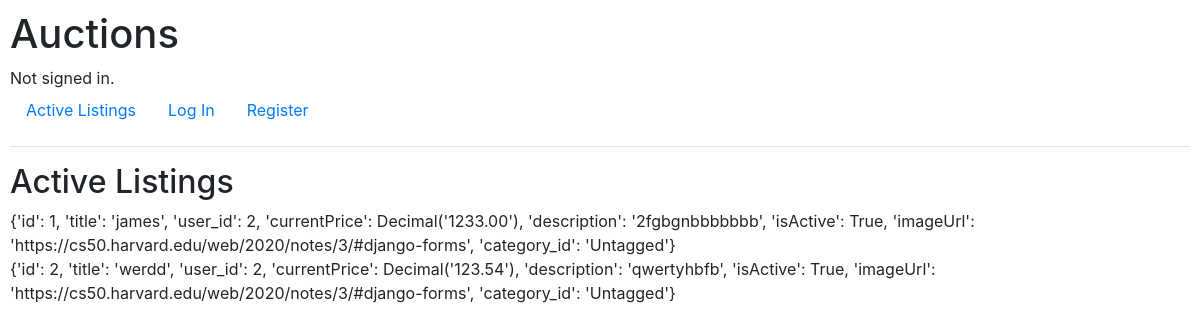
Before: / with the older database file.
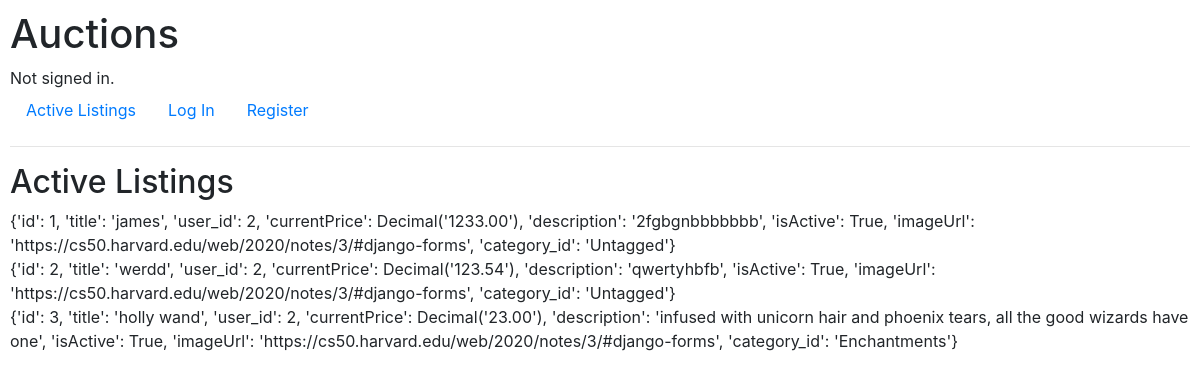
After: the same page with the newer database file.
### auctions/models.py (models this page shows, shortened)
class Listing(models.Model):
	title = models.CharField("Listing Title",max_length=100)
	user = models.ForeignKey(User, on_delete=models.CASCADE, related_name="listings")
	currentPrice = models.DecimalField("Start price", max_digits=12, decimal_places=2)
	description = models.TextField("Listing Description")
	isActive = models.BooleanField()
	imageUrl = models.URLField("Image Link", default="https://www.freeiconspng.com/uploads/no-image-icon-4.png",
	 help_text="enter an optional image link for your listing")
	DEFAULTCATEGORY = "Untagged"
	category = models.ForeignKey(Category, on_delete=models.CASCADE, to_field="name", related_name="listings",
									 default=DEFAULTCATEGORY)

### auctions/views.py (the view)
# urls.py: path("", views.index, name="index"),
def index(request):
    return render(request, "auctions/index.html", {"listings": Listing.objects.filter(isActive=True).values()})

### auctions/templates/auctions/index.html
{% extends "auctions/layout.html" %}
{% block body %}
    <h2>Active Listings</h2>
    {%for listing in listings%}
    	<div>
    		{{ listing }}
    	</div>
    {% endfor %}
{% endblock %}

Changed rows visible on the page:
added Listing: listing "{'id': 3, 'title': 'holly wand', 'user_id': 2, 'currentPrice': Decimal('23.00'), 'description': 'infused with unicorn hair and phoenix tears, all the good wizards have one', 'isActive': True, 'imageUrl': 'https://cs50.harvard.edu/web/2020/notes/3/#django-forms', 'category_id': 'Enchantments'}"
